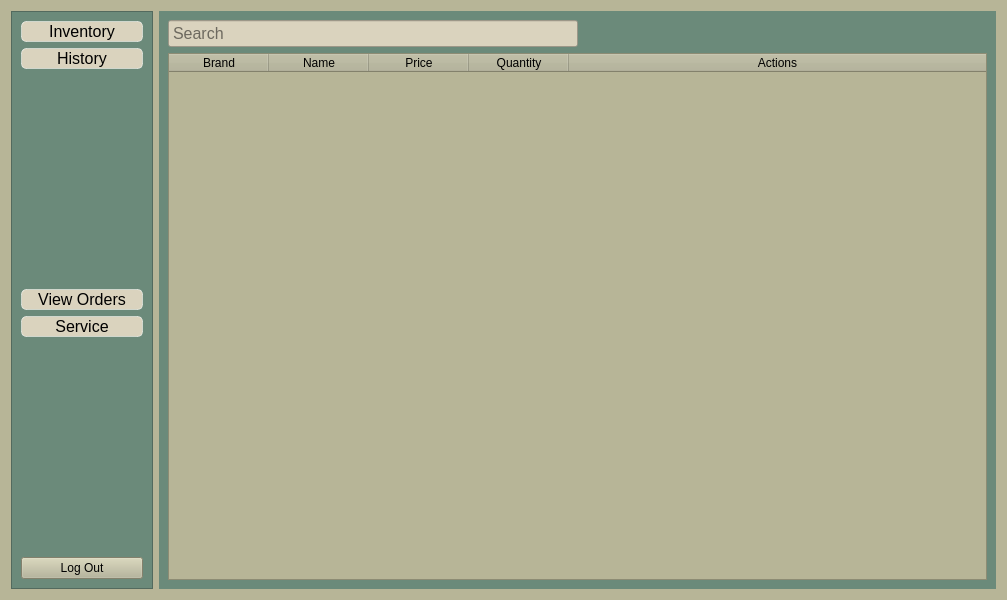
<?xml version="1.0" encoding="UTF-8"?>
<ui version="4.0">
 <class>StaffPage</class>
 <widget class="QWidget" name="StaffPage">
  <property name="geometry">
   <rect>
    <x>0</x>
    <y>0</y>
    <width>1007</width>
    <height>600</height>
   </rect>
  </property>
  <property name="windowTitle">
   <string>Staff Page</string>
  </property>
  <property name="styleSheet">
   <string notr="true">QWidget{
 background-color: rgb(183, 181, 151);
}</string>
  </property>
  <layout class="QHBoxLayout" name="horizontalLayout">
   <item>
    <widget class="QFrame" name="frame">
     <property name="styleSheet">
      <string notr="true">QFrame{
background-color: rgb(107, 138, 122)

}</string>
     </property>
     <property name="frameShape">
      <enum>QFrame::StyledPanel</enum>
     </property>
     <property name="frameShadow">
      <enum>QFrame::Raised</enum>
     </property>
     <layout class="QVBoxLayout" name="verticalLayout">
      <item>
       <widget class="QPushButton" name="inventory">
        <property name="styleSheet">
         <string notr="true">QPushButton{
background-color: rgb(218, 211, 190);
color: black;
border: 1px solid rgba(255, 255, 255, 0.5);
border-radius: 5px;
font-size:16px;
text-align: center;
width: 120px
}

QPushButton:hover {
background-color: rgba(255, 255, 255, 0.3);
}

QPushButton:pressed {
background-color: rgba(255, 255, 255, 0.1);
}

</string>
        </property>
        <property name="text">
         <string>Inventory</string>
        </property>
       </widget>
      </item>
      <item>
       <widget class="QPushButton" name="history">
        <property name="styleSheet">
         <string notr="true">QPushButton{
background-color: rgb(218, 211, 190);
color: black;
border: 1px solid rgba(255, 255, 255, 0.5);
border-radius: 5px;
font-size:16px;
text-align: center;
width: 120px
}

QPushButton:hover {
background-color: rgba(255, 255, 255, 0.3);
}

QPushButton:pressed {
background-color: rgba(255, 255, 255, 0.1);
}

</string>
        </property>
        <property name="text">
         <string>History</string>
        </property>
       </widget>
      </item>
      <item>
       <spacer name="verticalSpacer_2">
        <property name="orientation">
         <enum>Qt::Vertical</enum>
        </property>
        <property name="sizeHint" stdset="0">
         <size>
          <width>20</width>
          <height>40</height>
         </size>
        </property>
       </spacer>
      </item>
      <item>
       <widget class="QPushButton" name="viewOrder">
        <property name="styleSheet">
         <string notr="true">QPushButton{
background-color: rgb(218, 211, 190);
color: black;
border: 1px solid rgba(255, 255, 255, 0.5);
border-radius: 5px;
font-size:16px;
text-align: center;
width: 120px
}

QPushButton:hover {
background-color: rgba(255, 255, 255, 0.3);
}

QPushButton:pressed {
background-color: rgba(255, 255, 255, 0.1);
}

</string>
        </property>
        <property name="text">
         <string>View Orders</string>
        </property>
       </widget>
      </item>
      <item>
       <widget class="QPushButton" name="service">
        <property name="styleSheet">
         <string notr="true">QPushButton{
background-color: rgb(218, 211, 190);
color: black;
border: 1px solid rgba(255, 255, 255, 0.5);
border-radius: 5px;
font-size:16px;
text-align: center;
width: 120px
}

QPushButton:hover {
background-color: rgba(255, 255, 255, 0.3);
}

QPushButton:pressed {
background-color: rgba(255, 255, 255, 0.1);
}

</string>
        </property>
        <property name="text">
         <string>Service</string>
        </property>
       </widget>
      </item>
      <item>
       <spacer name="verticalSpacer">
        <property name="orientation">
         <enum>Qt::Vertical</enum>
        </property>
        <property name="sizeHint" stdset="0">
         <size>
          <width>20</width>
          <height>40</height>
         </size>
        </property>
       </spacer>
      </item>
      <item>
       <widget class="QPushButton" name="logOut">
        <property name="styleSheet">
         <string notr="true">QPushButton{

background-color: #e74c3c;
color: black;
border: 1px solid rgba(255, 255, 255, 0.5);
border-radius: 5px;
font-size:16px;
text-align: center;
width: 120px
}

QPushButton:hover {
background-color: rgba(255, 255, 255, 0.3);
}

QPushButton:pressed {
background-color: #e74c3c;
}

s</string>
        </property>
        <property name="text">
         <string>Log Out</string>
        </property>
       </widget>
      </item>
     </layout>
    </widget>
   </item>
   <item>
    <widget class="QStackedWidget" name="stackedWidget">
     <property name="styleSheet">
      <string notr="true"/>
     </property>
     <property name="currentIndex">
      <number>0</number>
     </property>
     <widget class="QWidget" name="page">
      <property name="styleSheet">
       <string notr="true">QWidget{
background-color: rgb(107, 138, 122)

}</string>
      </property>
      <layout class="QVBoxLayout" name="verticalLayout_2">
       <item>
        <layout class="QHBoxLayout" name="horizontalLayout_2">
         <item>
          <widget class="QLineEdit" name="productSearch">
           <property name="styleSheet">
            <string notr="true">QLineEdit{
background-color: rgb(218, 211, 190);
color: black;


font-size: 16px;
padding:2px;
text-align: center;


}

QLineEdit:hover {
background-color: rgba(255, 255, 255, 0.3);
}

</string>
           </property>
           <property name="maxLength">
            <number>50</number>
           </property>
           <property name="placeholderText">
            <string>Search</string>
           </property>
          </widget>
         </item>
         <item>
          <spacer name="horizontalSpacer">
           <property name="orientation">
            <enum>Qt::Horizontal</enum>
           </property>
           <property name="sizeHint" stdset="0">
            <size>
             <width>40</width>
             <height>20</height>
            </size>
           </property>
          </spacer>
         </item>
        </layout>
       </item>
       <item>
        <widget class="QTableWidget" name="inventoryTable">
         <property name="styleSheet">
          <string notr="true">QWidget {
    background-color: rgb(183, 181, 151);
    font: 700 9pt &quot;Segoe UI&quot;;
    color: black; /* Sets the font color to black */
}
</string>
         </property>
         <property name="editTriggers">
          <set>QAbstractItemView::NoEditTriggers</set>
         </property>
         <property name="cornerButtonEnabled">
          <bool>false</bool>
         </property>
         <attribute name="horizontalHeaderShowSortIndicator" stdset="0">
          <bool>false</bool>
         </attribute>
         <attribute name="horizontalHeaderStretchLastSection">
          <bool>true</bool>
         </attribute>
         <attribute name="verticalHeaderVisible">
          <bool>false</bool>
         </attribute>
         <column>
          <property name="text">
           <string>Brand</string>
          </property>
         </column>
         <column>
          <property name="text">
           <string>Name</string>
          </property>
         </column>
         <column>
          <property name="text">
           <string>Price</string>
          </property>
         </column>
         <column>
          <property name="text">
           <string>Quantity</string>
          </property>
         </column>
         <column>
          <property name="text">
           <string>Actions</string>
          </property>
         </column>
        </widget>
       </item>
      </layout>
     </widget>
     <widget class="QWidget" name="page_2">
      <property name="styleSheet">
       <string notr="true">QWidget{
background-color: rgb(107, 138, 122)

}</string>
      </property>
      <layout class="QVBoxLayout" name="verticalLayout_3">
       <item>
        <layout class="QHBoxLayout" name="horizontalLayout_3">
         <item>
          <widget class="QLineEdit" name="staffSearch">
           <property name="styleSheet">
            <string notr="true">QLineEdit{
background-color: rgb(218, 211, 190);
color: black;


font-size: 16px;
padding:2px;
text-align: center;


}

QLineEdit:hover {
background-color: rgba(255, 255, 255, 0.3);
}

</string>
           </property>
           <property name="placeholderText">
            <string>Search</string>
           </property>
          </widget>
         </item>
         <item>
          <spacer name="horizontalSpacer_2">
           <property name="orientation">
            <enum>Qt::Horizontal</enum>
           </property>
           <property name="sizeHint" stdset="0">
            <size>
             <width>40</width>
             <height>20</height>
            </size>
           </property>
          </spacer>
         </item>
        </layout>
       </item>
       <item>
        <widget class="QTableWidget" name="staffTable">
         <property name="styleSheet">
          <string notr="true">QWidget {
    background-color: rgb(183, 181, 151);
    font: 700 9pt &quot;Segoe UI&quot;;
    color: black; /* Sets the font color to black */
}
</string>
         </property>
         <property name="editTriggers">
          <set>QAbstractItemView::NoEditTriggers</set>
         </property>
         <attribute name="horizontalHeaderStretchLastSection">
          <bool>true</bool>
         </attribute>
         <attribute name="verticalHeaderVisible">
          <bool>false</bool>
         </attribute>
         <column>
          <property name="text">
           <string>First Name</string>
          </property>
         </column>
         <column>
          <property name="text">
           <string>Last Name</string>
          </property>
         </column>
         <column>
          <property name="text">
           <string>Mobile Number</string>
          </property>
         </column>
         <column>
          <property name="text">
           <string>Address</string>
          </property>
         </column>
         <column>
          <property name="text">
           <string>Date Hired</string>
          </property>
         </column>
        </widget>
       </item>
      </layout>
     </widget>
     <widget class="QWidget" name="page_3">
      <property name="styleSheet">
       <string notr="true">QWidget{
background-color: rgb(107, 138, 122)

}</string>
      </property>
      <layout class="QGridLayout" name="gridLayout">
       <item row="0" column="0">
        <widget class="QTabWidget" name="tabWidget">
         <property name="styleSheet">
          <string notr="true">QWidget {
    background-color: rgb(183, 181, 151);
    font: 700 ;
    color: black; /* Sets the font color to black */
}



</string>
         </property>
         <property name="currentIndex">
          <number>0</number>
         </property>
         <widget class="QWidget" name="tab">
          <attribute name="title">
           <string>Purchase History</string>
          </attribute>
          <layout class="QGridLayout" name="gridLayout_2">
           <item row="0" column="0">
            <widget class="QTableWidget" name="purchaseHistoryTable">
             <property name="styleSheet">
              <string notr="true">QWidget {
    background-color: rgb(183, 181, 151);
    font: 700 9pt &quot;Segoe UI&quot;;
    color: black; /* Sets the font color to black */
}
</string>
             </property>
             <property name="editTriggers">
              <set>QAbstractItemView::NoEditTriggers</set>
             </property>
             <attribute name="horizontalHeaderDefaultSectionSize">
              <number>200</number>
             </attribute>
             <attribute name="horizontalHeaderStretchLastSection">
              <bool>true</bool>
             </attribute>
             <attribute name="verticalHeaderVisible">
              <bool>false</bool>
             </attribute>
             <column>
              <property name="text">
               <string>Date</string>
              </property>
             </column>
             <column>
              <property name="text">
               <string>Customer</string>
              </property>
             </column>
             <column>
              <property name="text">
               <string>Actions</string>
              </property>
             </column>
            </widget>
           </item>
          </layout>
         </widget>
         <widget class="QWidget" name="tab_2">
          <attribute name="title">
           <string>Service History</string>
          </attribute>
          <layout class="QGridLayout" name="gridLayout_3">
           <item row="0" column="0">
            <widget class="QTableWidget" name="serviceHistory">
             <property name="styleSheet">
              <string notr="true">QWidget {
    background-color: rgb(183, 181, 151);
    font: 700 9pt &quot;Segoe UI&quot;;
    color: black; /* Sets the font color to black */
}
</string>
             </property>
             <property name="editTriggers">
              <set>QAbstractItemView::NoEditTriggers</set>
             </property>
             <attribute name="horizontalHeaderStretchLastSection">
              <bool>true</bool>
             </attribute>
             <attribute name="verticalHeaderVisible">
              <bool>false</bool>
             </attribute>
             <column>
              <property name="text">
               <string>Date</string>
              </property>
             </column>
             <column>
              <property name="text">
               <string>Customer</string>
              </property>
             </column>
             <column>
              <property name="text">
               <string>Technician</string>
              </property>
             </column>
             <column>
              <property name="text">
               <string>Device Type</string>
              </property>
             </column>
             <column>
              <property name="text">
               <string>Service Type</string>
              </property>
             </column>
             <column>
              <property name="text">
               <string>Total</string>
              </property>
             </column>
             <column>
              <property name="text">
               <string>Status</string>
              </property>
             </column>
             <column>
              <property name="text">
               <string>Actions</string>
              </property>
             </column>
            </widget>
           </item>
          </layout>
         </widget>
        </widget>
       </item>
      </layout>
     </widget>
    </widget>
   </item>
  </layout>
 </widget>
 <resources/>
 <connections/>
</ui>
